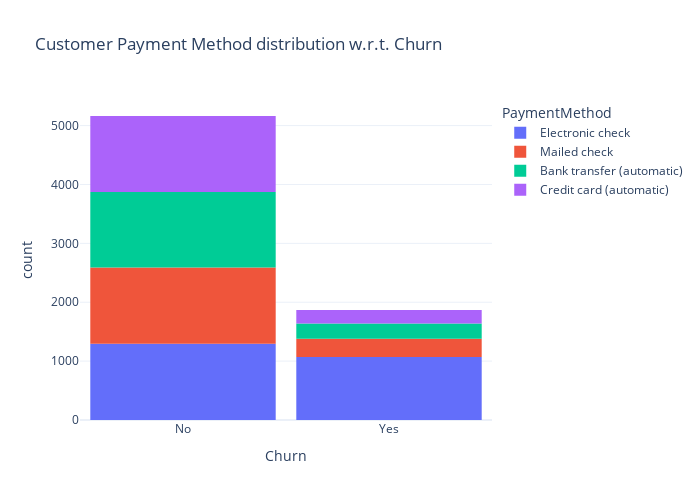

The cell this chart's notebook holds for it:
### Markdown cell above
## Payment for Churn

### Code cell
fig = px.histogram(df, x="Churn", color="PaymentMethod", title="Customer Payment Method distribution w.r.t. Churn")
fig.update_layout(width=700, height=500, bargap=0.1)
fig.show()

### Figure 1 — Plotly figure (JSON) as saved in the notebook; plotly's stock layout.template omitted (floating-point values rounded to 4 significant figures; data arrays with more than 128 entries replaced by an {"elided": "..."} marker saying what was removed)
{"data": [{"bingroup": "x", "hovertemplate": "PaymentMethod=Electronic check<br>Churn=%{x}<br>count=%{y}<extra></extra>", "legendgroup": "Electronic check", "marker": {"color": "#636efa", "pattern": {"shape": ""}}, "name": "Electronic check", "orientation": "v", "showlegend": true, "x": {"elided": "2365 str values"}, "xaxis": "x", "yaxis": "y", "type": "histogram"}, {"bingroup": "x", "hovertemplate": "PaymentMethod=Mailed check<br>Churn=%{x}<br>count=%{y}<extra></extra>", "legendgroup": "Mailed check", "marker": {"color": "#EF553B", "pattern": {"shape": ""}}, "name": "Mailed check", "orientation": "v", "showlegend": true, "x": {"elided": "1604 str values"}, "xaxis": "x", "yaxis": "y", "type": "histogram"}, {"bingroup": "x", "hovertemplate": "PaymentMethod=Bank transfer (automatic)<br>Churn=%{x}<br>count=%{y}<extra></extra>", "legendgroup": "Bank transfer (automatic)", "marker": {"color": "#00cc96", "pattern": {"shape": ""}}, "name": "Bank transfer (automatic)", "orientation": "v", "showlegend": true, "x": {"elided": "1542 str values"}, "xaxis": "x", "yaxis": "y", "type": "histogram"}, {"bingroup": "x", "hovertemplate": "PaymentMethod=Credit card (automatic)<br>Churn=%{x}<br>count=%{y}<extra></extra>", "legendgroup": "Credit card (automatic)", "marker": {"color": "#ab63fa", "pattern": {"shape": ""}}, "name": "Credit card (automatic)", "orientation": "v", "showlegend": true, "x": {"elided": "1521 str values"}, "xaxis": "x", "yaxis": "y", "type": "histogram"}], "layout": {"xaxis": {"anchor": "y", "domain": [0.0, 1.0], "title": {"text": "Churn"}}, "yaxis": {"anchor": "x", "domain": [0.0, 1.0], "title": {"text": "count"}}, "legend": {"title": {"text": "PaymentMethod"}, "tracegroupgap": 0}, "title": {"text": "Customer Payment Method distribution w.r.t. Churn"}, "barmode": "relative", "width": 700, "height": 500, "bargap": 0.1}}
